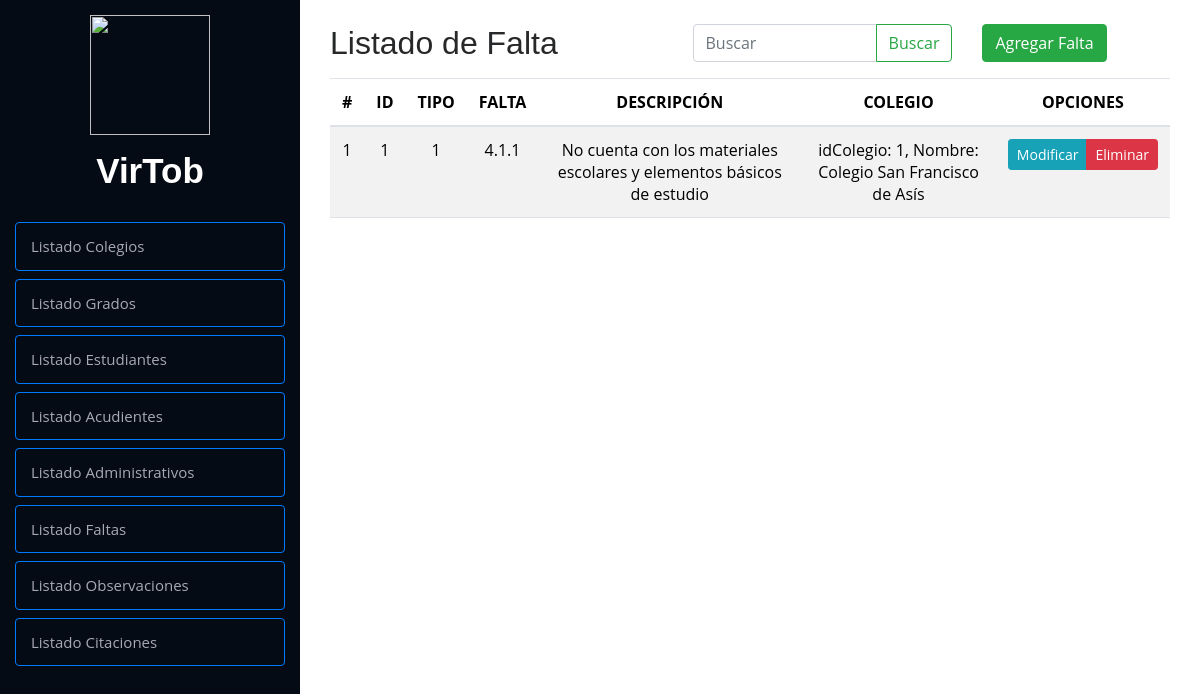
The page /crud/listaFalta/ on the database as committed earlier.
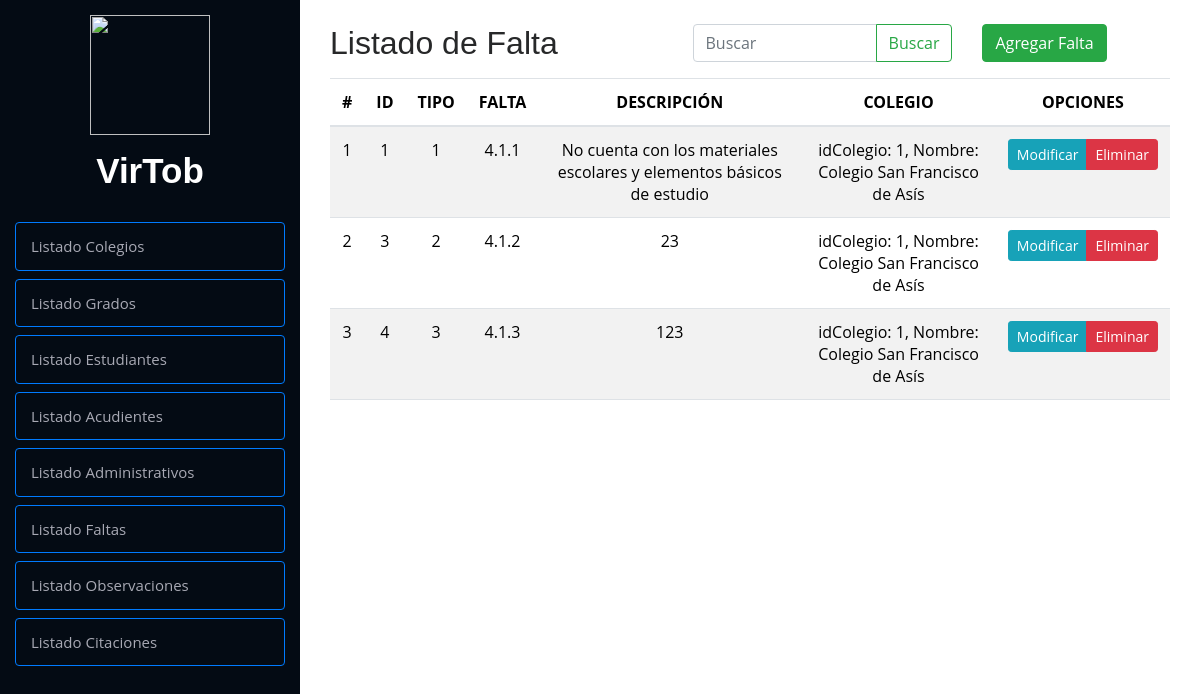
The same page on the database as committed later.
### Modulos/Observador/models.py (models this page shows, shortened)
class Faltas(models.Model):
    idFalta = models.AutoField(primary_key=True)
    tiposFaltas = [
        (1, "Tipo 1"),
        (2, "Tipo 2"),
        (3, "Tipo 3")
    ]
    tipoFalta = models.IntegerField(choices=tiposFaltas, default= 1)
    falta = models.CharField(max_length=10, null=True, blank=True)
    descripcion = models.TextField(max_length=1000)
    idColegio = models.ForeignKey(Colegio, on_delete=models.CASCADE, related_name="faltas", default= 1)
    class Meta:
        verbose_name = 'Faltas'

class Colegio(models.Model):
    idColegio = models.AutoField(primary_key=True)
    nombre = models.CharField(max_length=50)
    direccion = models.CharField(max_length=100)
    telefono = models.CharField(max_length=13)
    email = models.EmailField(max_length=100)
    def __str__(self):
        return f"idColegio: {self.idColegio}, Nombre: {self.nombre}"
    class Meta:
        verbose_name = 'Colegio'

### Modulos/Observador/views.py (the view, shortened to what this page needs)
# urls.py: path('listaFalta/', listaFalta, name='listaFalta'),
def listaFalta(request):
    query = request.GET.get("buscar", "")  # Obtener el valor del input
    faltas = Faltas.objects.all()  # Obtiene todos los registros
    return render(request, 'listas/faltas.html', {'falta': faltas, "query": query})

### Modulos/Observador/templates/listas/faltas.html (shortened to what this page needs)
{% extends "../index.html" %}
{% load static %}
        {% block contenido %}
        <div class="container py-4">
            <div class="row">
                <div class="col-md-12">
                    <div class="row">
                        <div class="col-5">
                            <h2>Listado de Falta</h2>
                        </div>
                        <div class="col-4">
                            <form class="d-flex" method="GET">
                                <div class="input-group">
                                    <input type="text" class="form-control" placeholder="Buscar" name="buscar"
                                        value="{{ query }}" aria-label="Search">
                                    <button class="btn btn-outline-success" type="submit">Buscar</button>
                                </div>
                            </form>
                        </div>
                        <div class="col-3">
                            <a href="{% url 'agregarFalta' %}" class="btn btn-success">Agregar Falta</a>
                        </div>
                    </div>
                    <div class="table-responsive">
                        <table class="table table-striped">
                            <thead>
                                <tr>
                                    <th>#</th>
                                    <th>ID</th>
                                    <th>TIPO</th>
                                    <th>FALTA</th>
                                    <th>DESCRIPCIÓN</th>
                                    <th>COLEGIO</th>
                                    <th>OPCIONES</th>
                                </tr>
                            </thead>
                            <tbody>
                                {% if falta %}
                                {% for falta in falta %}
                                <tr>
                                    <td class="">{{ forloop.counter }}</td>
                                    <td class="">{{ falta.idFalta }}</td>
                                    <td class="">{{ falta.tipoFalta }}</td>
                                    <td class="">{{ falta.falta }}</td>
                                    <td class="">{{ falta.descripcion }}</td>
                                    <td class="">{{ falta.idColegio }}</td>
                                    <td>
                                        <div class="btn-group btn-group-sm" role="group" aria-label="Basic example">
                                            <a href="{% url 'modificarFalta' falta.idFalta %}"
                                                class="btn btn-info btn-sm">
                                                Modificar
                                            </a>
                                            <a href="#" onclick="eliminarFalta({{ falta.idFalta }})"
                                                class="btn btn-danger btn-sm">
                                                Eliminar
                                            </a>
                                        </div>
                                    </td>
                                </tr>
                                {% endfor %}
                                {% else %}
                                <tr>
                                    <td colspan="7" class="text-center text-danger">⚠ No se encontraron resultados</td>
                                </tr>
                                {% endif %}
                            </tbody>
                        </table>
                    </div>
                </div>
            </div>
        </div>
        {% endblock %}

### Modulos/Observador/templates/index.html (shortened to what this page needs)
{% load static %}
{% load bootstrap5 %}
{% bootstrap_css %}
<!DOCTYPE html>
<html lang="en">
	<head>
		<link rel="stylesheet" href="https://cdn.jsdelivr.net/npm/bootstrap-icons/font/bootstrap-icons.css">
		<link href="{% static 'vendor/bootstrap/css/bootstrap.min.css'%}" rel="stylesheet">
		<link href="{% static 'vendor/icofont/icofont.min.css'%}" rel="stylesheet">
		<link href="{% static 'vendor/boxicons/css/boxicons.min.css'%}" rel="stylesheet">
		<link href="{% static 'vendor/venobox/venobox.css'%}" rel="stylesheet">
		<link href="{% static 'vendor/owl.carousel/assets/owl.carousel.min.css'%}" rel="stylesheet">
		<link href="{% static 'vendor/aos/aos.css'%}" rel="stylesheet">
		<link href="{% static 'css/style.css' %}" rel="stylesheet">
	</head>
	<body>
		<header id="header">
			<div class="d-flex flex-column">
				<div class="profile">
					<img src="{% static 'img/logoProyecto.png'%}" alt="" class="img-fluid img-sm">
					<h1 class="text-light" style="font-size: 35px;"><a href="/">VirTob</a></h1>
				</div>
				<nav class="nav-menu">
					<ul>
						<li>
							<a href="{% url 'listaColegio' %}" class="btn btn-outline-primary">Listado
								Colegios</a>
						</li>
						<li style="color: white">
							<a href="{% url 'listaGrado' %}" class="btn btn-outline-primary">Listado
								Grados</a>
						</li>
						<li style="color: white">
							<a href="{% url 'listaEstudiante' %}" class="btn btn-outline-primary">Listado
								Estudiantes</a>
						</li>
						<li style="color: white">
							<a href="{% url 'listaAcudiente' %}" class="btn btn-outline-primary">Listado
								Acudientes</a>
						</li>
						<li style="color: white">
							<a href="{% url 'listaAdministrativo' %}" class="btn btn-outline-primary">Listado
								Administrativos</a>
						</li>
						<li style="color: white">
							<a href="{% url 'listaFalta' %}" class="btn btn-outline-primary">Listado
								Faltas</a>
						</li>
						<li style="color: white">
							<a href="{% url 'listaObservacion' %}" class="btn btn-outline-primary">Listado
								Observaciones</a>
						</li>
						<li style="color: white">
							<a href="{% url 'listaCitacion' %}" class="btn btn-outline-primary">Listado
								Citaciones</a>
						</li>
					</ul>
				</nav>
			</div>
		</header>
		<main id="main">
			<section id="about" class="about">
				<div class="container">
					{% block contenido %}
					{% endblock %}
				</div>
			</section>
		</main>
	</body>
</html>

### observadorVirtual/static/css/style.css (style rules this page uses)
body { font-family: "Open Sans", sans-serif; color: #272829; }
a { color: #149ddd; }
h1, h2, h3, h4, h5, h6 { font-family: "Raleway", sans-serif; }
#header { position: fixed; top: 0; left: 0; bottom: 0; width: 300px; transition: all ease-in-out 0.5s; z-index: 9997; transition: all 0.5s; padding: 0 15px; background: #040b14; overflow-y: auto; }
#header .profile img { margin: 15px auto; display: block; width: 120px; border: 8px solid #2c2f3f; }
#header .profile h1 { font-size: 24px; margin: 0; padding: 0; font-weight: 600; -moz-text-align-last: center; text-align-last: center; font-family: "Poppins", sans-serif; }
#header .profile h1 a, #header .profile h1 a:hover { color: #fff; text-decoration: none; }
#main { margin-left: 300px; }
.nav-menu { padding-top: 30px; }
.nav-menu * { margin: 0; padding: 0; list-style: none; }
.nav-menu > ul > li { position: relative; white-space: nowrap; }
.nav-menu a { display: flex; align-items: center; color: #a8a9b4; padding: 12px 15px; margin-bottom: 8px; transition: 0.3s; font-size: 15px; }
section { padding: 0px 0; overflow: hidden; }
th, td { text-align: center; vertical-align: middle; }

### Modulos/Observador/templates/index.html (style rules this page uses)
.profile img { border: none !important; box-shadow: none !important; outline: none !important; }

Rows that differ between the two databases and show on the page:
added Faltas: idFalta "3", tipoFalta "2", falta "4.1.2", descripcion "23", idColegio "idColegio: 1, Nombre: Colegio San Francisco de Asís"
added Faltas: idFalta "4", tipoFalta "3", falta "4.1.3", descripcion "123", idColegio "idColegio: 1, Nombre: Colegio San Francisco de Asís"
